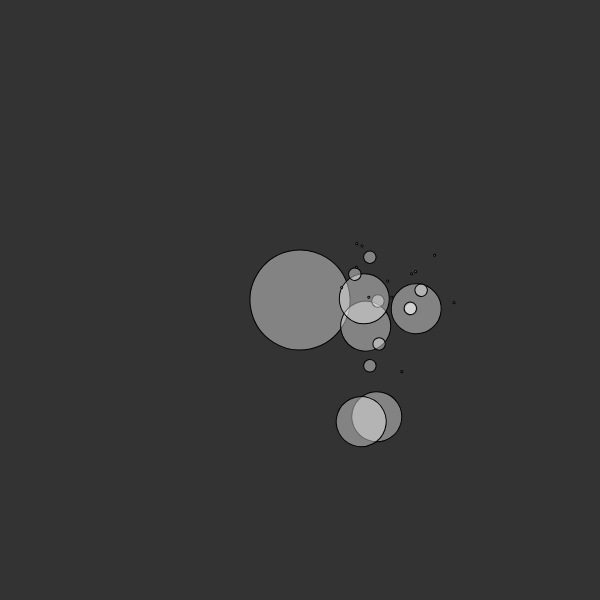
Frame 1 (no input)
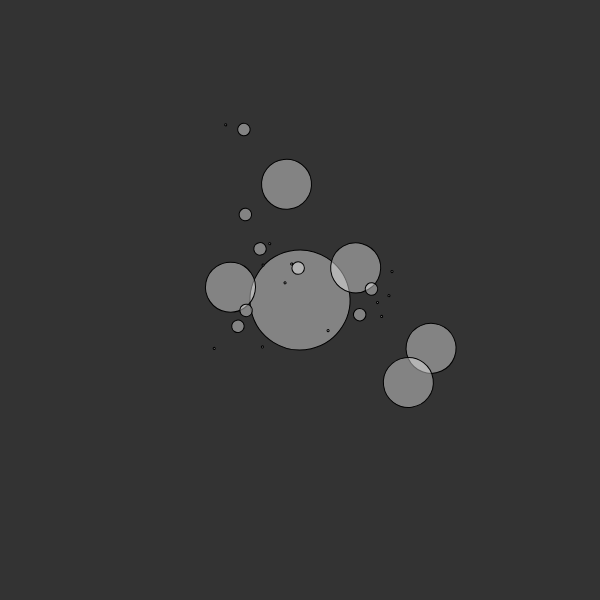
Frame 60 (no input)
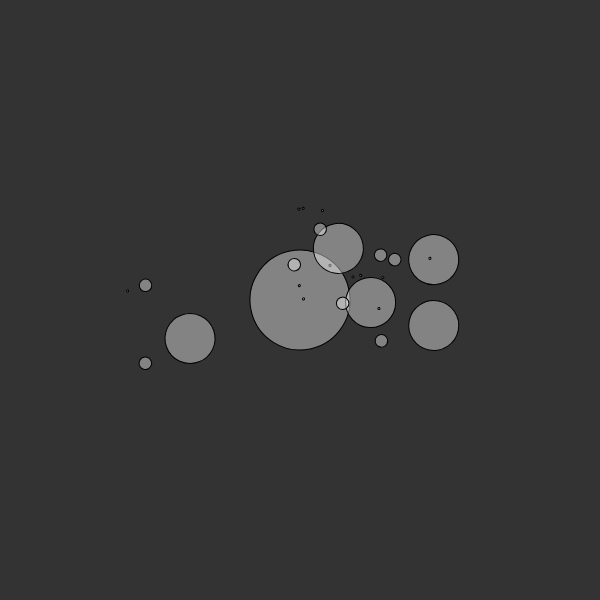
Frame 120 (the mouse pressed at the canvas centre since frame 60)

The p5.js sketch that drew these frames (run headless with seeded random() and noise() and a simulated clock; from frame 60 on, the mouse is pressed at the canvas centre):

// p5.js sketch
// ── sketch.js
// port of Daniel Shiffman's pde SolarSystemGenerator by madacoo


function setup() {
    createCanvas(600, 600);
    sun = new Planet(50, 0, 0, random(TWO_PI));
    sun.spawnMoons(5, 1);
}

function draw() {
    background(51);
    translate(width / 2, height / 2);
    sun.show();
    sun.orbit();
}
// ── planet.js
class Planet {
    constructor(radius, distance, orbitspeed, angle) {
        this.radius = radius;
        this.distance = distance;
        this.orbitspeed = orbitspeed;
        this.angle = angle;
        this.planets = [];
    }


    orbit() {
        this.angle += this.orbitspeed;
        for (let i in this.planets) {
            this.planets[i].orbit();
        }
    }


    spawnMoons(total, level) {
        for (let i = 0; i < total; i++) {
            let r = this.radius / (level * 2);
            let d = random(50, 150);
            let o = random(-0.1, 0.1);
            let a = random(TWO_PI);
            this.planets.push(new Planet(r, d / level, o, a));
            if (level < 3) {
                let num = Math.floor(random(0, 4));
                this.planets[i].spawnMoons(num, level + 1);
            }
        }
    }


    show() {
        push();
        fill(255, 100);
        rotate(this.angle);
        translate(this.distance, 0);
        ellipse(0, 0, this.radius * 2);
        for (let i in this.planets) {
            this.planets[i].show();
        }
        pop();
    }

}
